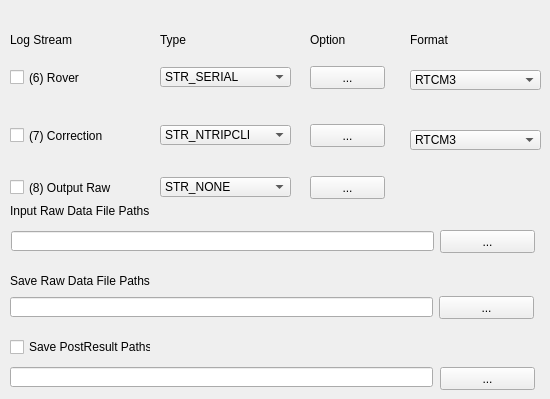
     <widget class="QWidget" name="tab_2">
      <attribute name="title">
       <string>input</string>
      </attribute>
      <widget class="QLabel" name="LabelF2">
       <property name="enabled">
        <bool>true</bool>
       </property>
       <property name="geometry">
        <rect>
         <x>10</x>
         <y>270</y>
         <width>161</width>
         <height>21</height>
        </rect>
       </property>
       <property name="toolTip">
        <string/>
       </property>
       <property name="text">
        <string>Save Raw Data File Paths</string>
       </property>
      </widget>
      <widget class="QLabel" name="Label6_4">
       <property name="enabled">
        <bool>true</bool>
       </property>
       <property name="geometry">
        <rect>
         <x>310</x>
         <y>20</y>
         <width>75</width>
         <height>40</height>
        </rect>
       </property>
       <property name="toolTip">
        <string/>
       </property>
       <property name="text">
        <string>Option</string>
       </property>
      </widget>
      <widget class="QPushButton" name="BtnStr1">
       <property name="enabled">
        <bool>true</bool>
       </property>
       <property name="geometry">
        <rect>
         <x>310</x>
         <y>66</y>
         <width>75</width>
         <height>23</height>
        </rect>
       </property>
       <property name="toolTip">
        <string/>
       </property>
       <property name="text">
        <string>...</string>
       </property>
      </widget>
      <widget class="QCheckBox" name="StreamRover">
       <property name="geometry">
        <rect>
         <x>10</x>
         <y>70</y>
         <width>144</width>
         <height>15</height>
        </rect>
       </property>
       <property name="toolTip">
        <string/>
       </property>
       <property name="text">
        <string>(6) Rover</string>
       </property>
      </widget>
      <widget class="QLabel" name="Label5_2">
       <property name="enabled">
        <bool>true</bool>
       </property>
       <property name="geometry">
        <rect>
         <x>160</x>
         <y>20</y>
         <width>151</width>
         <height>40</height>
        </rect>
       </property>
       <property name="toolTip">
        <string/>
       </property>
       <property name="text">
        <string>Type</string>
       </property>
      </widget>
      <widget class="QComboBox" name="StreamRaw">
       <property name="enabled">
        <bool>true</bool>
       </property>
       <property name="geometry">
        <rect>
         <x>160</x>
         <y>67</y>
         <width>131</width>
         <height>20</height>
        </rect>
       </property>
       <property name="toolTip">
        <string/>
       </property>
       <property name="currentIndex">
        <number>1</number>
       </property>
       <item>
        <property name="text">
         <string>STR_NONE</string>
        </property>
       </item>
       <item>
        <property name="text">
         <string>STR_SERIAL</string>
        </property>
       </item>
       <item>
        <property name="text">
         <string>STR_FILE</string>
        </property>
       </item>
       <item>
        <property name="text">
         <string>STR_TCPSVR</string>
        </property>
       </item>
       <item>
        <property name="text">
         <string>STR_TCPCLI</string>
        </property>
       </item>
       <item>
        <property name="text">
         <string>STR_UDP</string>
        </property>
       </item>
       <item>
        <property name="text">
         <string>STR_NTRIPSVR</string>
        </property>
       </item>
       <item>
        <property name="text">
         <string>STR_NTRIPCLI</string>
        </property>
       </item>
       <item>
        <property name="text">
         <string>STR_FTP</string>
        </property>
       </item>
       <item>
        <property name="text">
         <string>STR_HTTP</string>
        </property>
       </item>
      </widget>
      <widget class="QLineEdit" name="FilePath3">
       <property name="enabled">
        <bool>true</bool>
       </property>
       <property name="geometry">
        <rect>
         <x>10</x>
         <y>367</y>
         <width>423</width>
         <height>20</height>
        </rect>
       </property>
       <property name="toolTip">
        <string/>
       </property>
       <property name="text">
        <string/>
       </property>
      </widget>
      <widget class="QCheckBox" name="StreamSSR">
       <property name="geometry">
        <rect>
         <x>10</x>
         <y>128</y>
         <width>144</width>
         <height>15</height>
        </rect>
       </property>
       <property name="toolTip">
        <string/>
       </property>
       <property name="text">
        <string>(7) Correction</string>
       </property>
      </widget>
      <widget class="QLineEdit" name="FilePath2">
       <property name="enabled">
        <bool>true</bool>
       </property>
       <property name="geometry">
        <rect>
         <x>10</x>
         <y>297</y>
         <width>423</width>
         <height>20</height>
        </rect>
       </property>
       <property name="toolTip">
        <string/>
       </property>
       <property name="text">
        <string/>
       </property>
      </widget>
      <widget class="QComboBox" name="StreamEtrip">
       <property name="enabled">
        <bool>true</bool>
       </property>
       <property name="geometry">
        <rect>
         <x>160</x>
         <y>125</y>
         <width>131</width>
         <height>20</height>
        </rect>
       </property>
       <property name="toolTip">
        <string/>
       </property>
       <property name="currentIndex">
        <number>7</number>
       </property>
       <item>
        <property name="text">
         <string>STR_NONE</string>
        </property>
       </item>
       <item>
        <property name="text">
         <string>STR_SERIAL</string>
        </property>
       </item>
       <item>
        <property name="text">
         <string>STR_FILE</string>
        </property>
       </item>
       <item>
        <property name="text">
         <string>STR_TCPSVR</string>
        </property>
       </item>
       <item>
        <property name="text">
         <string>STR_TCPCLI</string>
        </property>
       </item>
       <item>
        <property name="text">
         <string>STR_UDP</string>
        </property>
       </item>
       <item>
        <property name="text">
         <string>STR_NTRIPSVR</string>
        </property>
       </item>
       <item>
        <property name="text">
         <string>STR_NTRIPCLI</string>
        </property>
       </item>
       <item>
        <property name="text">
         <string>STR_FTP</string>
        </property>
       </item>
       <item>
        <property name="text">
         <string>STR_HTTP</string>
        </property>
       </item>
      </widget>
      <widget class="QCheckBox" name="OutEventC">
       <property name="geometry">
        <rect>
         <x>10</x>
         <y>337</y>
         <width>141</width>
         <height>20</height>
        </rect>
       </property>
       <property name="text">
        <string>Save PostResult Paths</string>
       </property>
      </widget>
      <widget class="QPushButton" name="BtnFile3">
       <property name="enabled">
        <bool>true</bool>
       </property>
       <property name="geometry">
        <rect>
         <x>440</x>
         <y>367</y>
         <width>95</width>
         <height>23</height>
        </rect>
       </property>
       <property name="toolTip">
        <string/>
       </property>
       <property name="text">
        <string>...</string>
       </property>
      </widget>
      <widget class="QPushButton" name="BtnFile2">
       <property name="enabled">
        <bool>true</bool>
       </property>
       <property name="geometry">
        <rect>
         <x>439</x>
         <y>296</y>
         <width>95</width>
         <height>23</height>
        </rect>
       </property>
       <property name="toolTip">
        <string/>
       </property>
       <property name="text">
        <string>...</string>
       </property>
      </widget>
      <widget class="QPushButton" name="BtnStr2">
       <property name="enabled">
        <bool>true</bool>
       </property>
       <property name="geometry">
        <rect>
         <x>310</x>
         <y>124</y>
         <width>75</width>
         <height>23</height>
        </rect>
       </property>
       <property name="toolTip">
        <string/>
       </property>
       <property name="text">
        <string>...</string>
       </property>
      </widget>
      <widget class="QLabel" name="Label10_4">
       <property name="enabled">
        <bool>true</bool>
       </property>
       <property name="geometry">
        <rect>
         <x>10</x>
         <y>20</y>
         <width>144</width>
         <height>40</height>
        </rect>
       </property>
       <property name="toolTip">
        <string/>
       </property>
       <property name="text">
        <string>Log Stream</string>
       </property>
      </widget>
      <widget class="QComboBox" name="StreamOutputRaw">
       <property name="enabled">
        <bool>true</bool>
       </property>
       <property name="geometry">
        <rect>
         <x>160</x>
         <y>177</y>
         <width>131</width>
         <height>20</height>
        </rect>
       </property>
       <property name="toolTip">
        <string/>
       </property>
       <item>
        <property name="text">
         <string>STR_NONE</string>
        </property>
       </item>
       <item>
        <property name="text">
         <string>STR_SERIAL</string>
        </property>
       </item>
       <item>
        <property name="text">
         <string>STR_FILE</string>
        </property>
       </item>
       <item>
        <property name="text">
         <string>STR_TCPSVR</string>
        </property>
       </item>
       <item>
        <property name="text">
         <string>STR_TCPCLI</string>
        </property>
       </item>
       <item>
        <property name="text">
         <string>STR_UDP</string>
        </property>
       </item>
       <item>
        <property name="text">
         <string>STR_NTRIPSVR</string>
        </property>
       </item>
       <item>
        <property name="text">
         <string>STR_NTRIPCLI</string>
        </property>
       </item>
       <item>
        <property name="text">
         <string>STR_FTP</string>
        </property>
       </item>
       <item>
        <property name="text">
         <string>STR_HTTP</string>
        </property>
       </item>
      </widget>
      <widget class="QPushButton" name="BtnStr3">
       <property name="enabled">
        <bool>true</bool>
       </property>
       <property name="geometry">
        <rect>
         <x>310</x>
         <y>176</y>
         <width>75</width>
         <height>23</height>
        </rect>
       </property>
       <property name="toolTip">
        <string/>
       </property>
       <property name="text">
        <string>...</string>
       </property>
      </widget>
      <widget class="QCheckBox" name="StreamOutput">
       <property name="geometry">
        <rect>
         <x>10</x>
         <y>180</y>
         <width>144</width>
         <height>15</height>
        </rect>
       </property>
       <property name="toolTip">
        <string/>
       </property>
       <property name="text">
        <string>(8) Output Raw</string>
       </property>
      </widget>
      <widget class="QLabel" name="Label6_5">
       <property name="enabled">
        <bool>true</bool>
       </property>
       <property name="geometry">
        <rect>
         <x>410</x>
         <y>20</y>
         <width>75</width>
         <height>40</height>
        </rect>
       </property>
       <property name="toolTip">
        <string/>
       </property>
       <property name="text">
        <string>Format</string>
       </property>
      </widget>
      <widget class="QComboBox" name="FormatRover">
       <property name="enabled">
        <bool>true</bool>
       </property>
       <property name="geometry">
        <rect>
         <x>410</x>
         <y>70</y>
         <width>131</width>
         <height>20</height>
        </rect>
       </property>
       <property name="toolTip">
        <string/>
       </property>
       <item>
        <property name="text">
         <string>RTCM3</string>
        </property>
       </item>
      </widget>
      <widget class="QComboBox" name="FormatSSR">
       <property name="enabled">
        <bool>true</bool>
       </property>
       <property name="geometry">
        <rect>
         <x>410</x>
         <y>130</y>
         <width>131</width>
         <height>20</height>
        </rect>
       </property>
       <property name="toolTip">
        <string/>
       </property>
       <item>
        <property name="text">
         <string>RTCM3</string>
        </property>
       </item>
       <item>
        <property name="text">
         <string>RTCM2</string>
        </property>
       </item>
      </widget>
      <widget class="QLabel" name="LabelF1">
       <property name="enabled">
        <bool>true</bool>
       </property>
       <property name="geometry">
        <rect>
         <x>10</x>
         <y>200</y>
         <width>161</width>
         <height>21</height>
        </rect>
       </property>
       <property name="toolTip">
        <string/>
       </property>
       <property name="text">
        <string>Input Raw Data File Paths</string>
       </property>
      </widget>
      <widget class="QLineEdit" name="FilePath1">
       <property name="enabled">
        <bool>true</bool>
       </property>
       <property name="geometry">
        <rect>
         <x>11</x>
         <y>231</y>
         <width>423</width>
         <height>20</height>
        </rect>
       </property>
       <property name="toolTip">
        <string/>
       </property>
       <property name="text">
        <string/>
       </property>
      </widget>
      <widget class="QPushButton" name="BtnFile1">
       <property name="enabled">
        <bool>true</bool>
       </property>
       <property name="geometry">
        <rect>
         <x>440</x>
         <y>230</y>
         <width>95</width>
         <height>23</height>
        </rect>
       </property>
       <property name="toolTip">
        <string/>
       </property>
       <property name="text">
        <string>...</string>
       </property>
      </widget>
     </widget>
